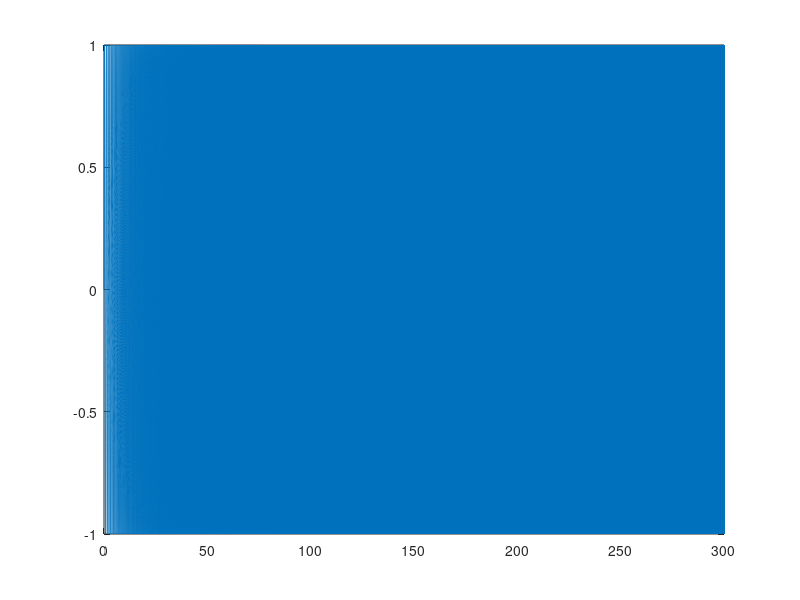

MATLAB code to generate this figure: (Note: this script raises an error after producing the figure.)

%% Constant
rad2deg = 180/pi;
deg2rad = 1/rad2deg;
hz2rps = 2*pi;
rps2hz = 1/hz2rps;

% pathSave = 'Skoll_SMI_31July2015';
% fileSave = fullfile(pathSave, 'test.mat');
fileSave = '../Data/run_Run5x.mat';
pointDefList = {NaN, 0, 10, 20}; % Predefined GVT nodes for Force, Accel1, and Accel2

% DAQ Setup - This is for the cDAQ Chasis with 9269 and 9229
chanOutNameList = {'DriveOut'};
chanOutNumList = [0];
chanInNameList = {'DriveIn', 'Force', 'Accel1', 'Accel2'};
chanInNumList = [0, 1, 2, 3];

% Define the Excitation
timeDuration_s = 300;
freqExcStart_Hz = 1;
freqExcEnd_Hz = 35;
phaseZero_deg = 0;
ampExcStart_V = 1;
ampExcEnd_V = 1;
ampExcOffset = 0;

% Create the Excitation
freqSample_Hz = 2000;
timeSample_s = 1/freqSample_Hz;
timeExc_s = [0 : timeSample_s : timeDuration_s]';

ampExc_V = ((ampExcEnd_V - ampExcStart_V) * (timeExc_s / timeDuration_s)) + ampExcStart_V;
% ampExc_V = ((ampExcStart_V - ampExcEnd_V)/2 * cos(pi * timeExc_s / timeDuration_s)) + (ampExcStart_V + ampExcEnd_V)/2;

freqExc_hz = ((freqExcEnd_Hz - freqExcStart_Hz) * (timeExc_s / (2 * timeDuration_s))) + freqExcStart_Hz;
signalExc = ampExcOffset + ampExc_V .* sin((freqExc_hz * hz2rps) .* timeExc_s + (phaseZero_deg * deg2rad));

figure; plot(timeExc_s, signalExc)

%%
devListObj = daq.getDevices;
daqSessionObj = daq.createSession('ni');
%daqSessionObj = daq.createSession('National Instruments');

daqSessionObj.Rate = freqSample_Hz;

% Setup the DAQ Channels
daqSessionObj.addAnalogOutputChannel(devListObj(1).ID, chanOutNumList, 'Voltage');
daqSessionObj.addAnalogInputChannel(devListObj(2).ID, chanInNumList, 'Voltage');


%% Create the output signal

% Put the data in the output queue
queueOutputData(daqSessionObj, signalExc);

% Create listeners
lstnOutHandle = addlistener(daqSessionObj, 'DataRequired', @(src, event) src.queueOutputData(signalExc));
lstnInHandle = addlistener(daqSessionObj, 'DataAvailable', @plotData);
% fid1 = fopen('log.bin', 'a');
% lstnInHandle = addlistener(daqSessionObj, 'DataAvailable', @(src, event)logData(src, event, fid1));


%% Run the DAQ
prepare(daqSessionObj); pause(1);
[signalIn, timeIn_s] = startForeground(daqSessionObj);
% startBackground(daqSessionObj);


%% Cleanup
% save a file
save(fileSave, 'timeIn_s', 'signalIn', 'chanInNameList', 'pointDefList', '-mat');

% for indxSig = 1:length(chanInNameList)
%     assignin('base', chanInNameList{indxSig}, signalIn(:,indxSig)); 
% end


% Cleanup
delete(lstnOutHandle);
delete(lstnInHandle);
release(daqSessionObj)


%%
figure; plot(timeIn_s, signalIn);


%%
if 0

    freqSampleIn_Hz = round(1/mean(diff(timeIn_s)));
    winType = 'cosi'; smoothFactor = 9;
    [xxP, ~, freq] = PsdEst([signalIn(:,1), signalIn(:,2)], freqSampleIn_Hz, winType, smoothFactor);
%     [freq, gain_dB, phase_deg, xyC, xyT, xxP, yyP, xyP] = TransFunc(signalIn(:,1), signalIn(:,2), [], freqSampleIn_Hz, winType, smoothFactor);

    PsdPlot(freq, xxP, 'Hz');
%     PsdPlot(freq, [xxP, yyP], 'Hz');
    xlim([1, 100]); legend({'input_V'; 'Force_V'}, 'Interpreter', 'none')
    
%     BodePlot(freq, gain_dB, phase_deg, xyC);
%     xlim([1, 100]); legend({'input'; 'output'}, 'Interpreter', 'none')
    
end
